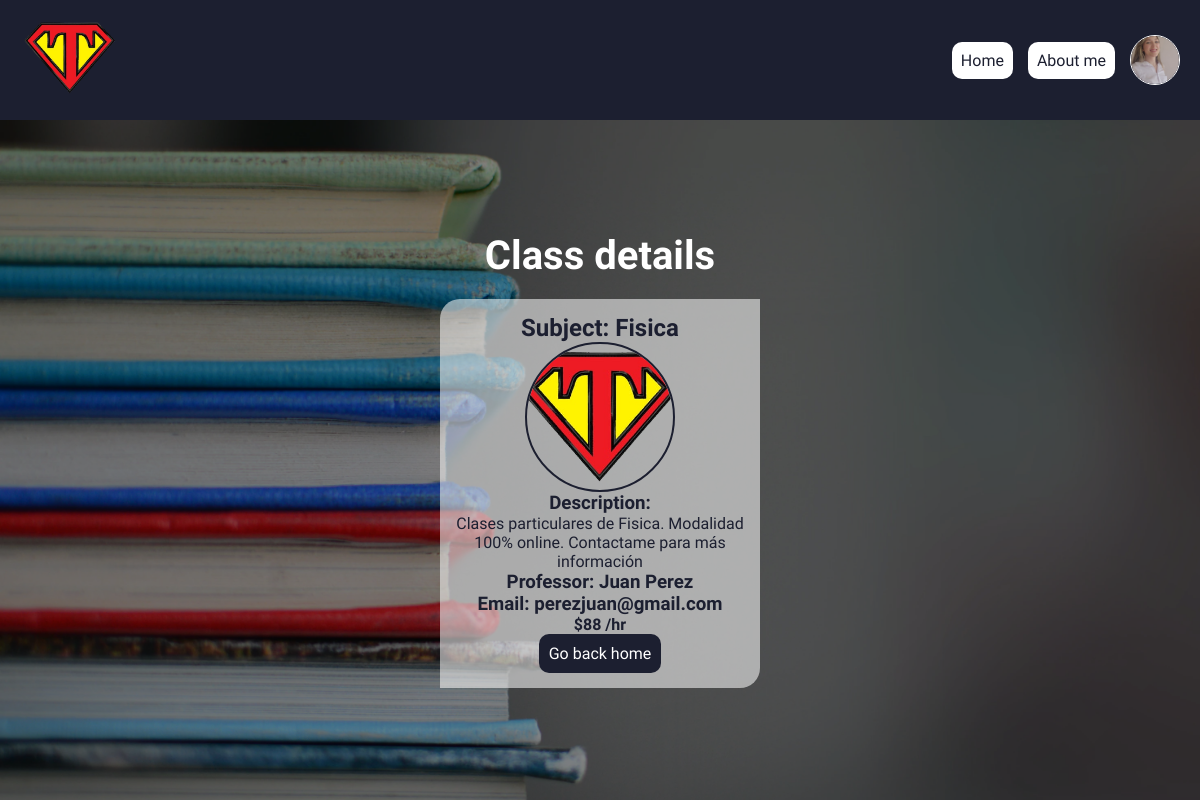
The app's page /home/service/10 (signed in) with its own data.
### profiles/models.py (models this page shows, shortened)
class Avatar(models.Model):
    user = models.OneToOneField(User, on_delete=models.CASCADE, null=True)
    image =  models.ImageField(upload_to='avatars', null=True, blank=True)

### super_teacher/models.py (models this page shows, shortened)
class Service(models.Model):
    subject = models.CharField(max_length=64)
    description = models.CharField(max_length=256)
    price = models.IntegerField()
    creator = models.ForeignKey(User, on_delete=models.CASCADE, null=True)

### super_teacher/views.py (the view)
# urls.py: path("service/<int:pk>", ServiceDetailView.as_view(), name="service_detail")
class ServiceDetailView(DetailView):
    model = Service
    success_url = reverse_lazy('dashboard')

### super_teacher/templates/super_teacher/service_detail.html (shortened to what this page needs)
{% extends "base.html" %}
{% load static %}
{% block main %}
    <main class="main-profile">
        <section class="banner-details">
            <h1>Class details</h1>
            <div class="container-service">
                <h2>Subject: {{object.subject}}</h2>
                {% if object.creator.avatar.image %}
                    <div class="avatar-container">
                        <img src="{{object.creator.avatar.image.url}}" alt="Creator">
                    </div>
                {% endif %}
                <h3>Description: </h3>
                <p>{{object.description}}</p>
                <h3>Professor: {{object.creator.first_name}} {{object.creator.last_name}}</h3>
                {% if user.is_authenticated %}
                    <h3>Email: {{object.creator.email}}</h3>
                {% else %}
                    <p>You must log in to see the professor's contact information</p>
                {% endif %}
                <h4>${{object.price}} /hr</h4>
                <a class="services-link" href="{% url 'dashboard' %}">Go back home</a>
            </div>
        </section>
    </main>
{% endblock main %}

### templates_base/base.html (shortened to what this page needs)
{% load static %}
<!DOCTYPE html>
<html lang="en">
<head>
    <link rel="stylesheet" href="{% static 'css/styles.css' %}">
</head>
<body>
    <header>
        <a href="{% url 'dashboard' %}">
            <img src="{% static 'assets/superteacher-logo1.png' %}" alt="superteacher logo">
        </a>
        <nav>
            <ul>
                <li>
                    <a href="{% url 'dashboard' %}">Home</a>
                </li>
                <li>
                    <a href="{% url 'about_me' %}">About me</a>
                </li>
                {% if user.is_authenticated %}
                    <li>
                        {% if user.avatar.image %}
                            <div class="avatar-nav">
                                <img  src="{{user.avatar.image.url}}" alt="User avatar">
                            </div>
                        {% else %}
                            <div class="avatar-nav">
                                <img  src="{% static 'assets/teacher.svg' %}" alt="User avatar">
                            </div>
                        {% endif %}
                    </li>
                {% endif %}
            </ul>
        </nav>
    </header>
        {% block main %} {% endblock main %}
</body>
</html>

### static/css/styles.css (style rules this page uses)
* { margin: 0; padding: 0; box-sizing: border-box; }
header { display: flex; justify-content: space-between; align-items: center; background-color:#1C1F30; padding: 0 20px; height: 15vh; }
header a img { width: 100px; }
header nav ul { list-style: none; display: flex; column-gap: 15px; font-size: 0; align-items: center; }
header nav ul li { display: inline-block; position: relative; }
header nav ul li a { text-decoration: none; color: #1C1F30; background-color: #ffffff; padding: 8px; border-radius: 10px; font-size: 16px; font-weight: 500; font-family: 'Open Sans', sans-serif; border: 1px solid transparent; }
.avatar-nav { width: 50px; height: 50px; border-radius: 50%; border: 1px solid #ffffff; cursor: pointer; }
.avatar-nav img { width: 100%; height: 100%; border-radius: 50%; object-fit: cover; }
.banner-details { background: linear-gradient(to right, #00000073, #00000073), url(./../assets/banner.webp); min-height: 85vh; background-size: cover; background-position-y: -40px; display: flex; flex-direction: column; align-items: center; justify-content: center; }
.main-profile h1 { color: #ffffff; font-family: 'Open Sans', sans-serif; padding-bottom: 20px; font-size: 40px; }
.services-link { text-decoration: none; color: #ffffff; background-color: #1C1F30; padding: 10px; border-radius: 10px; font-size: 16px; font-weight: 500; font-family: 'Open Sans', sans-serif; }
.avatar-container { width: 150px; height: 150px; }
.avatar-container img { width: 100%; height: 100%; object-fit: cover; border-radius: 50%; border: 2px solid #1C1F30; }
.container-service { width: 320px; background-color: #ffffff8c; display: flex; flex-direction: column; align-items: center; justify-content: space-evenly; font-family: 'Open Sans', sans-serif; color: #1C1F30; border-radius: 20px 0 20px 0; padding: 15px; }
.container-service p { text-align: center; }

### records on screen
Service: subject "Fisica", creator.avatar.image (picture), description "Clases particulares de Fisica. Modalidad 100% online. Contactame para más información", creator.first_name "Juan", creator.last_name "Perez", creator.email "perezjuan@gmail.com", price "88"
